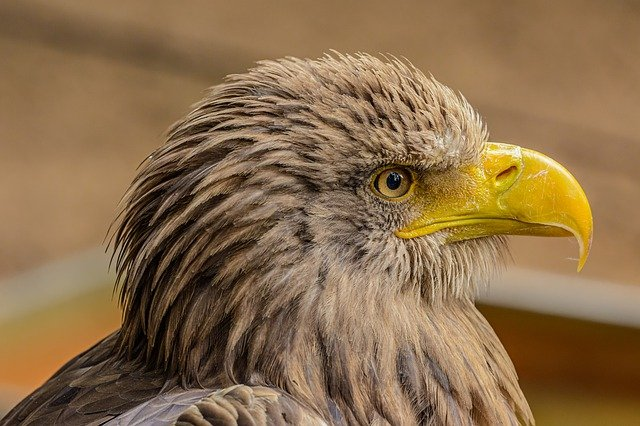
#> input picture test_data/image_1.jpg, 640 x 426 px, found by its file name; its folder holds 2 pictures in this run
$ python add_gaussian_blur_test_image.py
#> lines starting #> are read from the running program, lines starting #| are printed output that depends on the picture
import cv2
import os

from tqdm import tqdm

src_dir = 'C:/Users/ANIRUDH/OneDrive/Desktop/Image Deblurring App/test_data'
images = os.listdir(src_dir)
dst_dir = 'C:/Users/ANIRUDH/OneDrive/Desktop/Image Deblurring App/test_data/gaussian_blurred'

for i, img in tqdm(enumerate(images), total=len(images)):
    img = cv2.imread(f"{src_dir}/{images[i]}")
#> img is the input picture: shape (426, 640, 3); mean B, G, R 75, 109.5, 138.4
    # add gaussian blurring
    blur = cv2.GaussianBlur(img, (51, 51), 0)
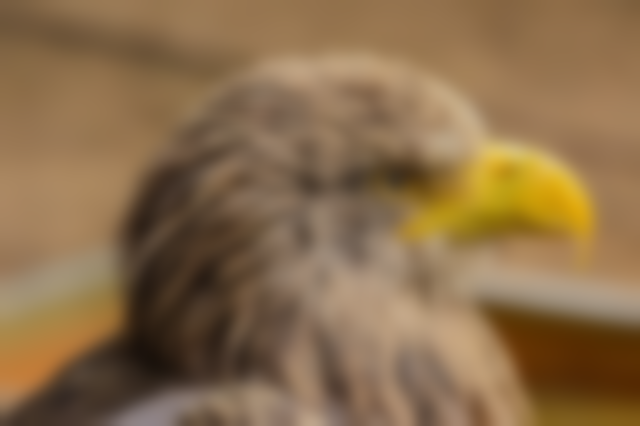
#> blur: shape (426, 640, 3); mean B, G, R 75, 109.5, 138.4
    cv2.imwrite(f"{dst_dir}/{images[i]}", blur)
#> pass 2 of the loop `for i, img in tqdm(enumerate(images), total=len(images)):`:
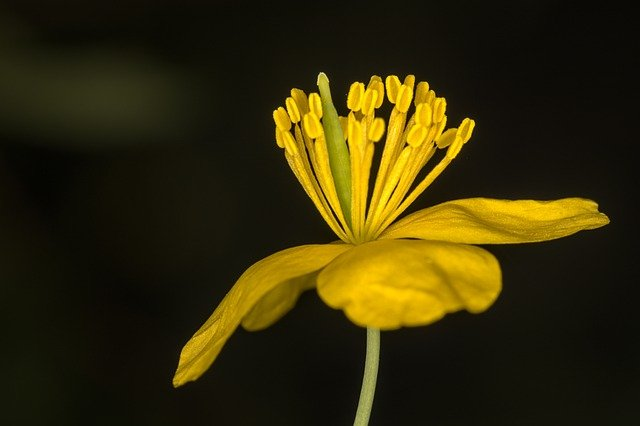
#> input picture test_data/image_2.jpg, 640 x 426 px, found by its file name
#> img is the input picture: shape (426, 640, 3); mean B, G, R 8.7, 43.3, 51.4
#> `blur = cv2.GaussianBlur(img, (51, 51), 0)`:
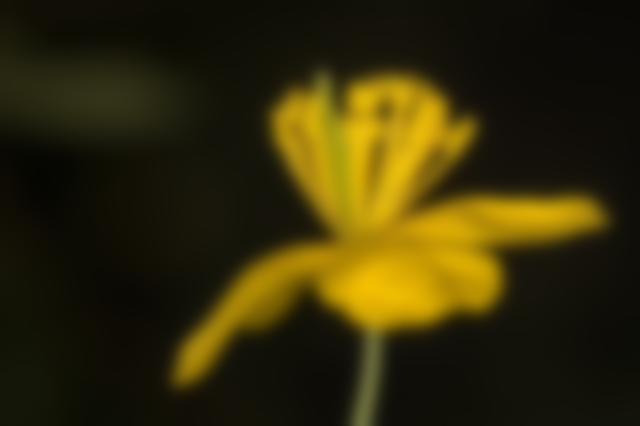
#> blur: shape (426, 640, 3); mean B, G, R 8.7, 43.3, 51.4

print('DONE')
